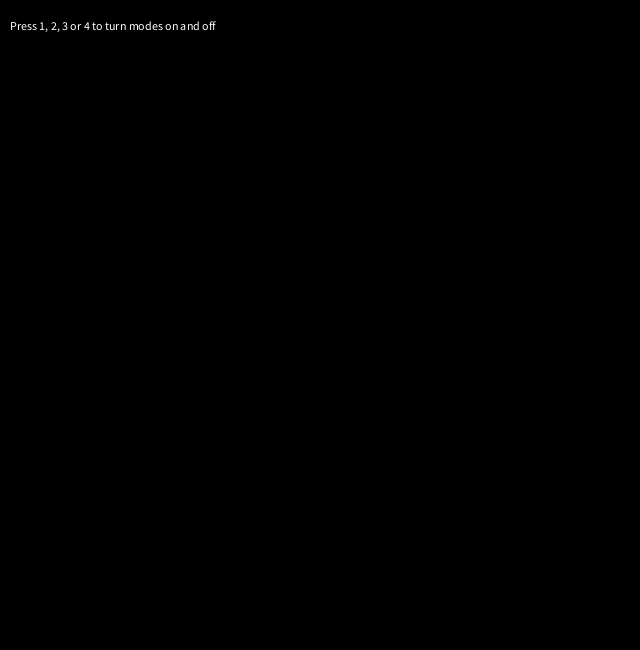
Frame 1 (no input)
Frame 60 (the mouse pressed at the canvas centre just before this capture): identical to frame 1, image omitted
Frame 120 (the mouse held since frame 60 and released just before this capture): identical to frame 1, image omitted

The Processing sketch that drew this single still picture (run headless with seeded random() and noise(); from frame 60 on, the mouse is pressed at the canvas centre):

// Processing sketch: linear_geometric_exponential
// ── linear_geometric_exponential.pde


float constantX, constantY, constantXSpeed;
float linearX, linearY, linearXSpeed;
float geometricX, geometricY, geometricXSpeed, geometricXAccel;
float exponentialX, exponentialY, exponentialXSpeed, exponentialXDir;
boolean constant, linear, geometric, exponential;

void setup() {
  size(640, 650); 
  initConstant();
  initLinear();
  initGeometric();
  initExponential();

}

void draw() {
  background(0); 
  
  textAlign(LEFT);  
  text("Press 1, 2, 3 or 4 to turn modes on and off", 10, 30);
  textAlign(CENTER);

  //////////////////////////////////////////////////////////////////////////////////////////////
  ///////////////////////////////////CONSTANT MOTION/////////////////////////////////////////// 
  ////////////////////////////////////////////////////////////////////////////////////////////
  if (constant) {

    text("CONSTANT MOTION", width/2, constantY);

    if (constantX < 0 || constantX > width) 
      constantXSpeed *= -1;

    // With constant Motion, you are moving the ball the same amount with each frame
    constantX += constantXSpeed;
    ellipse(constantX, constantY, 50, 50);
  }
  ////////////////////////////////////////////////////////////////////////////////////////////
  ///////////////////////////////////LINEAR MOTION/////////////////////////////////////////// 
  //////////////////////////////////////////////////////////////////////////////////////////

  if (linear) {

    text("LINEAR GROWTH", width/2, linearY);

    if (linearX < 0 || linearX > width) 
      linearXSpeed *= -1;

    if (linearXSpeed > 0)  
      linearXSpeed++; 
    else
      linearXSpeed--; 

    // With Linear Motion, you are moving the ball the same amount faster with each frame
    linearX += linearXSpeed;
    ellipse(linearX, linearY, 50, 50);
  }
  ///////////////////////////////////////////////////////////////////////////////////////////
  ///////////////////////////////////GEOMETRIC MOTION///////////////////////////////////////  
  /////////////////////////////////////////////////////////////////////////////////////////

  if (geometric) {

    text("GEOMETRIC GROWTH", width/2, geometricY);

    if (geometricX < 0 || geometricX > width)
      geometricXSpeed *= -1;

    // With Geometric Motion, you are moving the ball an increasing amount with each frame
    // by multiplying the speed
    geometricXSpeed *= geometricXAccel;
    geometricX += geometricXSpeed;
    ellipse(geometricX, geometricY, 50, 50);
  }
  ///////////////////////////////////////////////////////////////////////////////////////////
  ///////////////////////////////////EXPONENTIAL MOTION//////////////////////////////////////       
  ///////////////////////////////////////////////////////////////////////////////////////////

  if (exponential) {

    text("EXPONENTIAL GROWTH", width/2, exponentialY);

    if (exponentialX < 0 || exponentialX > width) 
      exponentialXDir *= -1; 
    // With Exponential Motion, you are moving the ball an increasing amount with each frame
    // by multiplying the speed by itself (or a fraction of itself) with each frame
    exponentialXSpeed = pow(exponentialXSpeed, 1.01);
    exponentialX += exponentialXSpeed*exponentialXDir;

    ellipse(exponentialX, exponentialY, 50, 50);
  }
}

// KeyPress commands to turn modes on and off
void keyPressed() {

  switch(key) {
  case '1':
    constant = !constant;
    initConstant();
    break;
  case '2':
    linear = !linear;
    initLinear();
    break;  
  case '3':
    geometric = !geometric;
    initGeometric();
    break;
  case '4':
    exponential = !exponential;
    initExponential();
    break;
  }
}


// Moved initialization into separate functions so that
// each mode is re-initialized every time it's turned on/off
void initConstant() {

  constantX = 0;
  constantY = 100;
  constantXSpeed = 1;
}

void initLinear() {

  linearX = 0;
  linearY = 250;
  linearXSpeed = 1;
}

void initGeometric() {

  geometricX = 1;
  geometricY = 400;
  geometricXSpeed = 1;
  geometricXAccel = 1.01;
}

void initExponential() {

  exponentialX = 0;
  exponentialY = 550;
  exponentialXSpeed = 1.01;
  exponentialXDir = 1;
}
